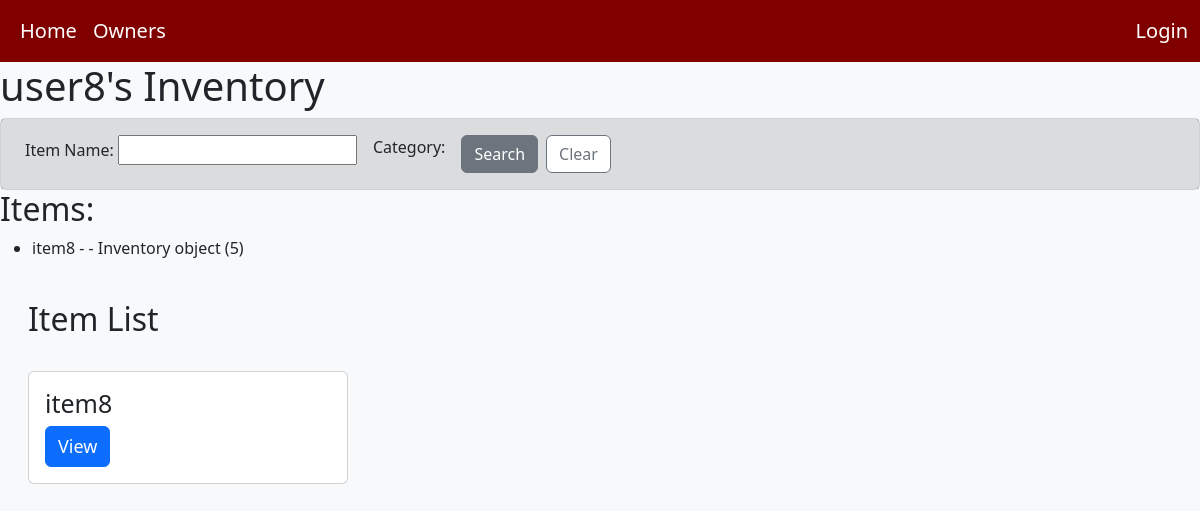
The page /inventory/5/ on the database as committed earlier.
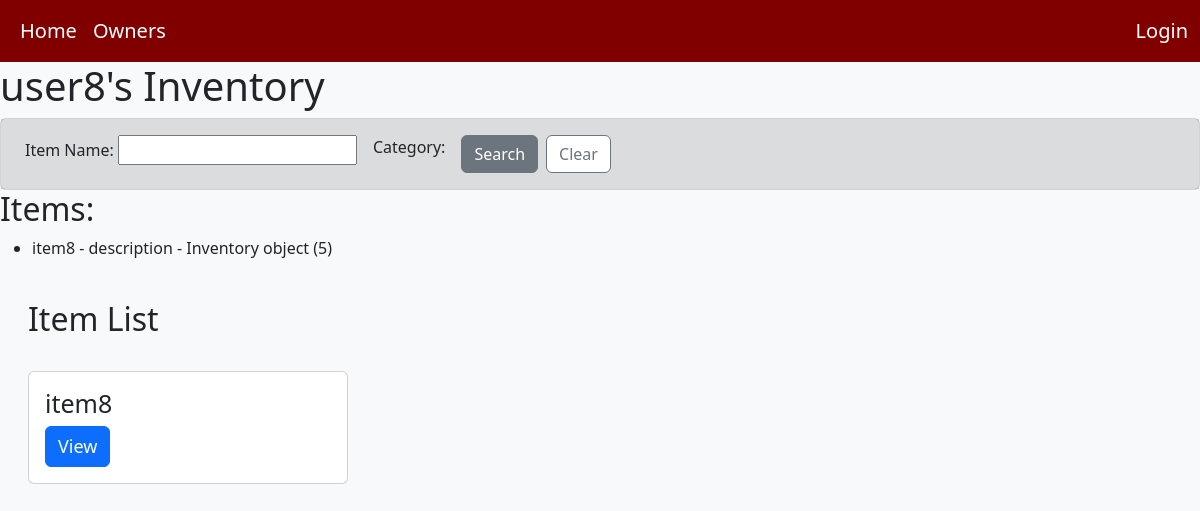
The same page on the database as committed later.
### inventory_app/models.py (models this page shows, shortened)
class Item(models.Model):
    name = models.CharField(max_length = 200)
    description = models.TextField(blank=True)
    serial_number = models.CharField(max_length=100, blank=True)
    price = models.DecimalField(max_digits=10, decimal_places=2)
    image = models.ImageField(upload_to='uploads/', null=True, blank=True)
    inventory = models.ForeignKey(Inventory, on_delete=models.CASCADE, null=True)
    tag = models.ManyToManyField(to=Tag)
    def get_absolute_url(self):
        return reverse('item-detail', args=[str(self.id)])

class Inventory(models.Model):
    def get_absolute_url(self):
        return reverse('inventory-detail', args=[str(self.id)])

### inventory_app/views.py (the view)
# urls.py: path('inventory/<int:pk>/', views.InventoryDetailView.as_view(), name='inventory-detail'),
class InventoryDetailView(generic.DetailView):
    model = Inventory
    def get_context_data(self, **kwargs):
        context = super().get_context_data(**kwargs)
        current_inventory = self.get_object()
        item_filter = ItemFilter(self.request.GET, queryset=current_inventory.item_set.all())
        context['item_filter'] = item_filter
        context['items'] = item_filter.qs
        return context

### inventory_app/templates/inventory_app/inventory_detail.html (shortened to what this page needs)
{% extends "inventory_app/base_template.html" %}
{% block content %}
<h1>{{ object.owner.user.username }}'s Inventory</h1>
<div class="card">
    <div class="card-body bg-secondary bg-opacity-25">
        <form method="GET" class="d-flex flex-row">
            <div class="form-group mx-2">
                <label for="{{ item_filter.form.name.id_for_label }}">Item Name:</label>
                {{ item_filter.form.name }}
            </div>
            <div class="form-group mx-2">
                <label for="{{ item_filter.form.tags.id_for_label }}">Category:</label>
            </div>
            <button class="btn btn-secondary mx-2" type="submit">Search</button>
            <a href="{% url 'inventory-detail' inventory.id %}" class="btn btn-outline-secondary bg-white">Clear</a>
        </form>
    </div>
</div>
    <h2>Items:</h2>
    <ul>
        {% for item in items %}
            <li>{{ item.name }} - {{ item.description }} - {{ item.inventory }}</li>
        {% endfor %}
    </ul>
<body class="bg-light">
    <div class="container-fluid mx-3">
        <br>
        <h2>Item List</h2>
        <br>
        {% if items %}
            <div class="card-columns">
                {% for item in items %}
                    <div class="card me-4" style="max-width: 320px;">
                        <div class="card-body">
                            <h5 class="card-title" style="font-size: 25px;">{{ item.name }}</h5>
                            <a href="{{ item.get_absolute_url }}" class="btn btn-primary me-2" style="font-size: 18px;" role="button">View</a>
                        </div>
                    </div>
                {% endfor %}
            </div>
        {% else %}
            <p style="font-size: 20px;">No items have been added to your inventory.</p>
        {% endif %}
    </div>
    </body>
{% endblock %}

Rows that differ between the two databases and show on the page:
changed Item "item8": description (not shown) → "description"
